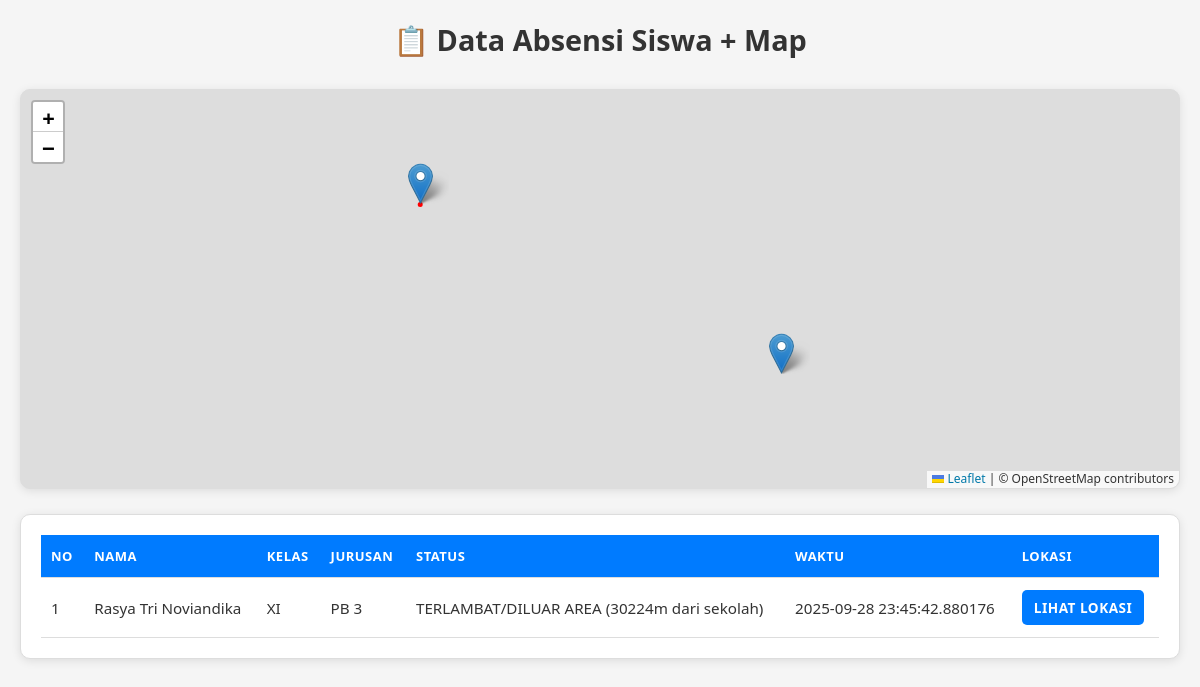
The page /admin/absensi_map (signed in) on the database its author committed.
### tables this page shows
CREATE TABLE absensi (
            id INTEGER PRIMARY KEY AUTOINCREMENT,
            siswa_id INTEGER,
            nama TEXT NOT NULL,
            kelas TEXT NOT NULL,
            jurusan TEXT NOT NULL,
            latitude REAL,
            longitude REAL,
            status TEXT NOT NULL,
            waktu TIMESTAMP DEFAULT CURRENT_TIMESTAMP
        );

### app.py (the view)
@app.route("/admin/absensi_map")
@login_required
def admin_absensi_map():
    conn = sqlite3.connect(DB_NAME)
    cur = conn.cursor()
    cur.execute("""
        SELECT nama, kelas, jurusan, status, waktu, latitude, longitude
        FROM absensi
        ORDER BY waktu DESC
    """)
    absensi = cur.fetchall()
    conn.close()
    conn = sqlite3.connect(DB_NAME)
    cur = conn.cursor()
    cur.execute("SELECT latitude, longitude FROM settings WHERE id=1")
    row = cur.fetchone()
    conn.close()
    school_lat = row[0] if row else SCHOOL_LAT
    school_lng = row[1] if row else SCHOOL_LNG
    return render_template(
        "admin/absensi_map.html",
        absensi=absensi,
        SCHOOL_LAT=school_lat,
        SCHOOL_LNG=school_lng
    )

### app.py (called while the page is built)
def login_required(f):
    from functools import wraps
    @wraps(f)
    def decorated_function(*args, **kwargs):
        if 'admin_logged_in' not in session:
            return redirect(url_for('admin_login'))
        return f(*args, **kwargs)
    return decorated_function

### templates/admin/absensi_map.html (shortened to what this page needs)
<!DOCTYPE html>
<html lang="id">
<head>
  <link rel="stylesheet" href="https://unpkg.com/leaflet/dist/leaflet.css" />
</head>
<body>
  <h2>📋 Data Absensi Siswa + Map</h2>
  <div id="map"></div>
  <div class="table-container">
    <table>
      <thead>
        <tr>
          <th>No</th>
          <th>Nama</th>
          <th>Kelas</th>
          <th>Jurusan</th>
          <th>Status</th>
          <th>Waktu</th>
          <th>Lokasi</th>
        </tr>
      </thead>
      <tbody>
        {% for a in absensi %}
        <tr>
          <td>{{ loop.index }}</td>
          <td>{{ a[0] }}</td>
          <td>{{ a[1] }}</td>
          <td>{{ a[2] }}</td>
          <td>{{ a[3] }}</td>
          <td>{{ a[4] }}</td>
          <td>
            {% if a[5] and a[6] %}
              <a class="button" href="#" onclick="focusMarker({{ loop.index0 }})">Lihat Lokasi</a>
            {% else %}
              -
            {% endif %}
          </td>
        </tr>
        {% endfor %}
      </tbody>
    </table>
  </div>
</body>
</html>

### templates/admin/absensi_map.html (style rules this page uses)
* { margin: 0; padding: 0; box-sizing: border-box; font-family: 'Segoe UI', Tahoma, Geneva, Verdana, sans-serif; }
body { background: #f5f5f5; color: #333; padding: 20px; min-height: 100vh; }
h2 { text-align: center; margin-bottom: 30px; font-size: 1.8rem; font-weight: 600; color: #333; }
#map { height: 400px; width: 100%; margin-bottom: 25px; border-radius: 10px; box-shadow: 0 2px 10px rgba(0,0,0,0.1); border: 1px solid #ddd; }
.table-container { background: #fff; padding: 20px; border-radius: 10px; box-shadow: 0 2px 10px rgba(0,0,0,0.1); border: 1px solid #ddd; overflow-x: auto; }
table { width: 100%; border-collapse: collapse; min-width: 700px; }
th, td { padding: 12px 10px; border-bottom: 1px solid #ddd; text-align: left; font-size: 0.95rem; }
th { background: #007bff; color: white; text-transform: uppercase; letter-spacing: 0.5px; font-size: 13px; font-weight: 600; }
a.button { display: inline-block; color: #fff; background: #007bff; padding: 8px 12px; border-radius: 5px; text-decoration: none; font-size: 0.85rem; font-weight: 600; transition: all 0.3s ease; text-transform: uppercase; letter-spacing: 0.5px; }
html { scroll-behavior: smooth; }

### rows shown on the page
absensi: nama "Rasya Tri Noviandika", kelas "XI", jurusan "PB 3", status "TERLAMBAT/DILUAR AREA (30224m dari sekolah)", waktu "2025-09-28 23:45:42.880176"
